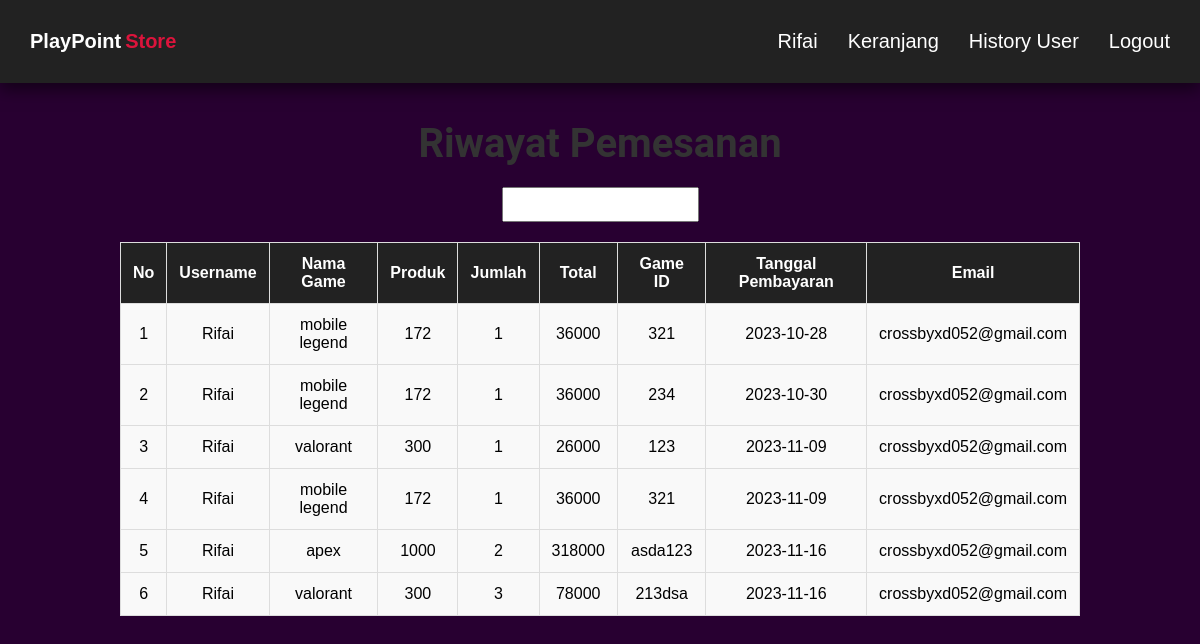
The page /historyuser.php (signed in) on the database its author committed.
### tables this page shows
CREATE TABLE `pembayaran` (
  `id_pembayaran` int(11) NOT NULL,
  `id_user` int(11) NOT NULL,
  `id_game` int(11) NOT NULL,
  `gameid` varchar(50) NOT NULL,
  `jumlah` int(10) NOT NULL,
  `total` int(50) NOT NULL,
  `tanggal_bayar` date NOT NULL
);

CREATE TABLE `user` (
  `id_user` int(11) NOT NULL,
  `username` varchar(255) NOT NULL,
  `password` varchar(255) NOT NULL,
  `email` varchar(100) NOT NULL
);

CREATE TABLE `game` (
  `id_game` int(5) NOT NULL,
  `nama_game` varchar(255) NOT NULL,
  `produk` varchar(255) NOT NULL,
  `harga` int(15) NOT NULL
);

### historyuser.php (the view, shortened to what this page needs)
<?php
require "./aksi/koneksi.php";
if($_SESSION['username'] == "admin"){
    $username = $_SESSION['username'];
    if(isset($_GET['keyword'])){
        $keyword = $_GET['keyword'];
        $result = mysqli_query($conn, "SELECT * from pembayaran pbr
        join user usr on pbr.id_user = usr.id_user
        join game gm on pbr.id_game = gm.id_game
        where usr.username LIKE '%$keyword%'");
    } else {
        $result = mysqli_query($conn, "SELECT * from pembayaran pbr
        join user usr on pbr.id_user = usr.id_user
        join game gm on pbr.id_game = gm.id_game
        order by pbr.id_game
         ");
    }
}
else if(isset($_SESSION['login'])){
    $username = $_SESSION['username'];
    if(isset($_GET['keyword'])){
        $keyword = $_GET['keyword'];
        $result = mysqli_query($conn, "SELECT * from pembayaran pbr
        join user usr on pbr.id_user = usr.id_user
        join game gm on pbr.id_game = gm.id_game
        where gm.nama_game LIKE '%$keyword%' and usr.username = '$username'");
    } else {
        $result = mysqli_query($conn, "SELECT * from pembayaran pbr
        join user usr on pbr.id_user = usr.id_user
        join game gm on pbr.id_game = gm.id_game
        where usr.username = '$username'
         ");
    }
}
else{
    header('Location: login.php');
    exit;
}
$history = [];
while ($row = mysqli_fetch_assoc($result)) {
    $history[] = $row;
}
?>
<!DOCTYPE html>
<html lang="en">
<head>
    <link rel="stylesheet" href="./style/formadmin.css">
</head>
<body>
    <div class="fContainer">
        <nav class="wrapper">
            <a href="index.php">
                <div class="brand">
                    <div class="firstname">PlayPoint</div>
                    <div class="lastname">Store</div>
                </div>
            </a>
            <ul class="navigation">
                <?php
                    if(isset($notlogin)){
                        echo "<li><a href='regis.php'>Regis</a></li>";
                        echo "<li><a href='login.php'>Login</a></li>";
                    }
                    else{
                        echo "<li><a href='#'>".$_SESSION["username"]."</a></li>";
                        echo "<li><a href='keranjang.php'>Keranjang</a></li>";
                        echo "<li><a href='historyuser.php'>History User</a></li>";
                        echo "<li><a href='logout.php'>Logout</a></li>";
                    }
                ?>
            </ul>
        </nav>
    </div>
    <h1>Riwayat Pemesanan</h1>
    <form action="" method="get">
        <input type="text" name="keyword" id="">
    </form>
    <table border="1">
        <tr>
            <th>No</th>
            <th>Username</th>
            <th>Nama Game</th>
            <th>Produk</th>
            <th>Jumlah</th>
            <th>Total</th>
            <th>Game ID</th>
            <th>Tanggal Pembayaran</th>
            <th>Email</th>
        </tr>
            <?php $i = 1;
        foreach ($history as $htr) : ?>
            <tr>
                <td><?= $i; ?> </td>
                <td><?php echo $htr["username"] ?> </td>
                <td><?= $htr["nama_game"] ?></td>
                <td><?php echo $htr["produk"] ?></td>
                <td><?php echo $htr["jumlah"] ?></td>
                <td><?php echo $htr["total"] ?></td>
                <td><?= $htr["gameid"] ?></td>
                <td><?= $htr["tanggal_bayar"] ?></td>
                <td><?= $htr["email"] ?> </td>
            </tr>
            <?php $i++;
        endforeach; ?>
    </table>
</body>
</html>

### style/formadmin.css (style rules this page uses)
* { margin: 0; padding: 0; box-sizing: border-box; }
body { font-family: Arial, sans-serif; background-color: #280031; }
.fContainer { display: flex; width: 100%; background-color: #280031; }
.wrapper { position: fixed; display: flex; justify-content: space-between; align-items: center; font-size: 1dvb; padding: 15px; width: 100%; background-color: #222; box-shadow: 0 7px 15px 0 rgba(0, 0, 0, 0.5); }
.brand { display: flex; flex-direction: row; font-size: 20px; padding: 15px; text-transform: capitalize; }
.firstname { color: white; font-weight: 700; }
.lastname { color: crimson; font-weight: 700; padding-left: 4px; }
.navigation { display: flex; justify-content: center; align-items: center; }
.navigation> li { list-style-type: none; padding: 15px; }
.navigation>li>a { color: white; font-size: 20px; text-decoration:none ; text-transform: capitalize; }
h1 { margin-top: 120px; color: #333; text-align: center; font-family: 'Roboto', sans-serif; font-size: 2.5em; font-weight: 700; margin-bottom: 20px; }
form { text-align: center; margin-top: 20px; }
input { padding: 8px; }
table { width: 80%; margin: 20px auto; border-collapse: collapse; text-align: center; }
th, td { padding: 12px; border: 1px solid #ddd; background-color: #f9f9f9; }
th { background-color: #222; color: white; }
a { text-decoration: none; color: #3498db; }

### rows shown on the page
pembayaran: id_user.username "Rifai", id_game.nama_game "mobile legend", id_game.produk "172", jumlah "1", total "36000", gameid "321", tanggal_bayar "2023-10-28", id_user.email "crossbyxd052@gmail.com"
pembayaran: id_user.username "Rifai", id_game.nama_game "mobile legend", id_game.produk "172", jumlah "1", total "36000", gameid "234", tanggal_bayar "2023-10-30", id_user.email "crossbyxd052@gmail.com"
pembayaran: id_user.username "Rifai", id_game.nama_game "valorant", id_game.produk "300", jumlah "1", total "26000", gameid "123", tanggal_bayar "2023-11-09", id_user.email "crossbyxd052@gmail.com"
pembayaran: id_user.username "Rifai", id_game.nama_game "mobile legend", id_game.produk "172", jumlah "1", total "36000", gameid "321", tanggal_bayar "2023-11-09", id_user.email "crossbyxd052@gmail.com"
pembayaran: id_user.username "Rifai", id_game.nama_game "apex", id_game.produk "1000", jumlah "2", total "318000", gameid "asda123", tanggal_bayar "2023-11-16", id_user.email "crossbyxd052@gmail.com"
pembayaran: id_user.username "Rifai", id_game.nama_game "valorant", id_game.produk "300", jumlah "3", total "78000", gameid "213dsa", tanggal_bayar "2023-11-16", id_user.email "crossbyxd052@gmail.com"

### other values the page prints
$_SESSION["username"] "Rifai"
